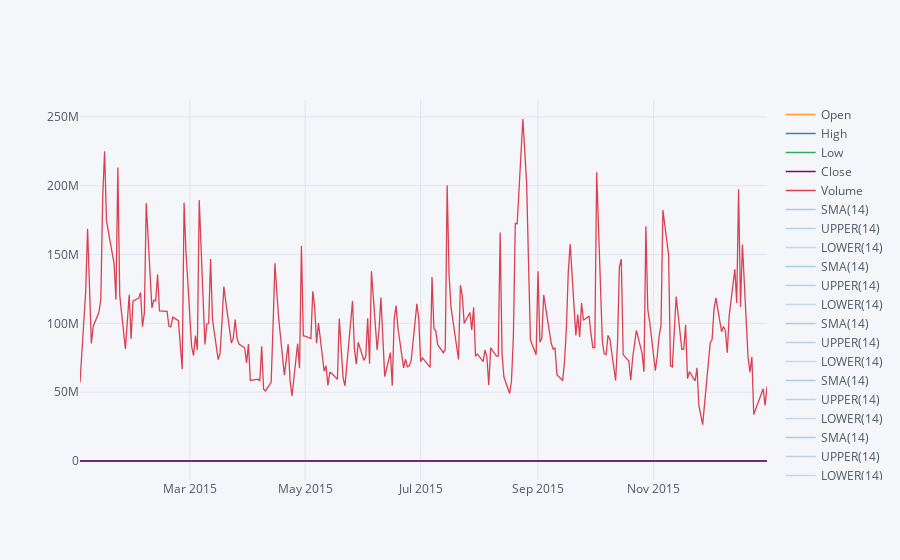

Write notebook code for a chart like this one.
### Markdown cell above
**Use .ta_plot(study='boll') to create a Bollinger Band Plot for Bank of America for the year 2015.**

### Code cell
bank_stocks['BAC'].loc['2015-01-01':'2015-12-31'].ta_plot(study = 'boll')

### Figure 1 — Plotly figure (JSON) as saved in the notebook; plotly's stock layout.template omitted (floating-point values rounded to 4 significant figures; data arrays with more than 128 entries replaced by an {"elided": "..."} marker saying what was removed)
{"data": [{"line": {"color": "rgba(255, 153, 51, 1.0)", "dash": "solid", "shape": "linear", "width": 1.3}, "mode": "lines", "name": "Open", "text": "", "type": "scatter", "x": {"elided": "252 str values"}, "y": {"elided": "252 float values"}}, {"line": {"color": "rgba(55, 128, 191, 1.0)", "dash": "solid", "shape": "linear", "width": 1.3}, "mode": "lines", "name": "High", "text": "", "type": "scatter", "x": {"elided": "252 str values"}, "y": {"elided": "252 float values"}}, {"line": {"color": "rgba(50, 171, 96, 1.0)", "dash": "solid", "shape": "linear", "width": 1.3}, "mode": "lines", "name": "Low", "text": "", "type": "scatter", "x": {"elided": "252 str values"}, "y": {"elided": "252 float values"}}, {"line": {"color": "rgba(128, 0, 128, 1.0)", "dash": "solid", "shape": "linear", "width": 1.3}, "mode": "lines", "name": "Close", "text": "", "type": "scatter", "x": {"elided": "252 str values"}, "y": {"elided": "252 float values"}}, {"line": {"color": "rgba(219, 64, 82, 1.0)", "dash": "solid", "shape": "linear", "width": 1.3}, "mode": "lines", "name": "Volume", "text": "", "type": "scatter", "x": {"elided": "252 str values"}, "y": {"elided": "252 float values"}}, {"line": {"color": "rgba(55, 128, 191, 0.35999999999999993)", "dash": "solid", "shape": "linear", "width": 1.3}, "mode": "lines", "name": "SMA(14)", "text": "", "type": "scatter", "x": {"elided": "252 str values"}, "y": {"elided": "252x5 mixed values"}}, {"line": {"color": "rgba(55, 128, 191, 0.3066666666666665)", "dash": "solid", "shape": "linear", "width": 1.3}, "mode": "lines", "name": "UPPER(14)", "text": "", "type": "scatter", "x": {"elided": "252 str values"}, "y": {"elided": "252x5 mixed values"}}, {"line": {"color": "rgba(55, 128, 191, 0.25333333333333324)", "dash": "solid", "shape": "linear", "width": 1.3}, "mode": "lines", "name": "LOWER(14)", "text": "", "type": "scatter", "x": {"elided": "252 str values"}, "y": {"elided": "252x5 mixed values"}}, {"line": {"color": "rgba(55, 128, 191, 0.35999999999999993)", "dash": "solid", "shape": "linear", "width": 1.3}, "mode": "lines", "name": "SMA(14)", "text": "", "type": "scatter", "x": {"elided": "252 str values"}, "y": {"elided": "252x5 mixed values"}}, {"line": {"color": "rgba(55, 128, 191, 0.3066666666666665)", "dash": "solid", "shape": "linear", "width": 1.3}, "mode": "lines", "name": "UPPER(14)", "text": "", "type": "scatter", "x": {"elided": "252 str values"}, "y": {"elided": "252x5 mixed values"}}, {"line": {"color": "rgba(55, 128, 191, 0.25333333333333324)", "dash": "solid", "shape": "linear", "width": 1.3}, "mode": "lines", "name": "LOWER(14)", "text": "", "type": "scatter", "x": {"elided": "252 str values"}, "y": {"elided": "252x5 mixed values"}}, {"line": {"color": "rgba(55, 128, 191, 0.35999999999999993)", "dash": "solid", "shape": "linear", "width": 1.3}, "mode": "lines", "name": "SMA(14)", "text": "", "type": "scatter", "x": {"elided": "252 str values"}, "y": {"elided": "252x5 mixed values"}}, {"line": {"color": "rgba(55, 128, 191, 0.3066666666666665)", "dash": "solid", "shape": "linear", "width": 1.3}, "mode": "lines", "name": "UPPER(14)", "text": "", "type": "scatter", "x": {"elided": "252 str values"}, "y": {"elided": "252x5 mixed values"}}, {"line": {"color": "rgba(55, 128, 191, 0.25333333333333324)", "dash": "solid", "shape": "linear", "width": 1.3}, "mode": "lines", "name": "LOWER(14)", "text": "", "type": "scatter", "x": {"elided": "252 str values"}, "y": {"elided": "252x5 mixed values"}}, {"line": {"color": "rgba(55, 128, 191, 0.35999999999999993)", "dash": "solid", "shape": "linear", "width": 1.3}, "mode": "lines", "name": "SMA(14)", "text": "", "type": "scatter", "x": {"elided": "252 str values"}, "y": {"elided": "252x5 mixed values"}}, {"line": {"color": "rgba(55, 128, 191, 0.3066666666666665)", "dash": "solid", "shape": "linear", "width": 1.3}, "mode": "lines", "name": "UPPER(14)", "text": "", "type": "scatter", "x": {"elided": "252 str values"}, "y": {"elided": "252x5 mixed values"}}, {"line": {"color": "rgba(55, 128, 191, 0.25333333333333324)", "dash": "solid", "shape": "linear", "width": 1.3}, "mode": "lines", "name": "LOWER(14)", "text": "", "type": "scatter", "x": {"elided": "252 str values"}, "y": {"elided": "252x5 mixed values"}}, {"line": {"color": "rgba(55, 128, 191, 0.35999999999999993)", "dash": "solid", "shape": "linear", "width": 1.3}, "mode": "lines", "name": "SMA(14)", "text": "", "type": "scatter", "x": {"elided": "252 str values"}, "y": {"elided": "252x5 mixed values"}}, {"line": {"color": "rgba(55, 128, 191, 0.3066666666666665)", "dash": "solid", "shape": "linear", "width": 1.3}, "mode": "lines", "name": "UPPER(14)", "text": "", "type": "scatter", "x": {"elided": "252 str values"}, "y": {"elided": "252x5 mixed values"}}, {"line": {"color": "rgba(55, 128, 191, 0.25333333333333324)", "dash": "solid", "shape": "linear", "width": 1.3}, "mode": "lines", "name": "LOWER(14)", "text": "", "type": "scatter", "x": {"elided": "252 str values"}, "y": {"elided": "252x5 mixed values"}}], "layout": {"legend": {"bgcolor": "#F5F6F9", "font": {"color": "#4D5663"}}, "paper_bgcolor": "#F5F6F9", "plot_bgcolor": "#F5F6F9", "title": {"font": {"color": "#4D5663"}}, "xaxis": {"gridcolor": "#E1E5ED", "showgrid": true, "tickfont": {"color": "#4D5663"}, "title": {"font": {"color": "#4D5663"}, "text": ""}, "zerolinecolor": "#E1E5ED"}, "yaxis": {"gridcolor": "#E1E5ED", "showgrid": true, "tickfont": {"color": "#4D5663"}, "title": {"font": {"color": "#4D5663"}, "text": ""}, "zerolinecolor": "#E1E5ED"}}}
